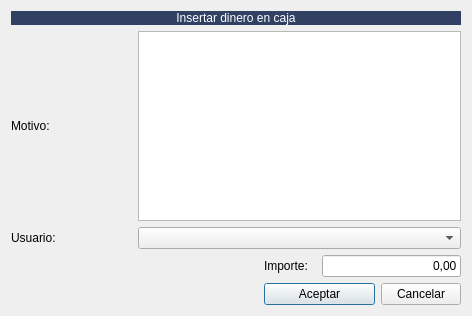
<?xml version="1.0" encoding="UTF-8"?>
<ui version="4.0">
 <class>FrmInsertarDineroCaja</class>
 <widget class="QDialog" name="FrmInsertarDineroCaja">
  <property name="geometry">
   <rect>
    <x>0</x>
    <y>0</y>
    <width>472</width>
    <height>316</height>
   </rect>
  </property>
  <property name="windowTitle">
   <string>Gestiones TPV</string>
  </property>
  <layout class="QGridLayout" name="gridLayout">
   <item row="0" column="0" colspan="5">
    <widget class="QLabel" name="lbldesglose2">
     <property name="maximumSize">
      <size>
       <width>16777215</width>
       <height>27</height>
      </size>
     </property>
     <property name="styleSheet">
      <string notr="true">background-color: #304163;
color: rgb(255, 255, 255);</string>
     </property>
     <property name="text">
      <string>Insertar dinero en caja</string>
     </property>
     <property name="alignment">
      <set>Qt::AlignCenter</set>
     </property>
    </widget>
   </item>
   <item row="1" column="0">
    <widget class="QLabel" name="label">
     <property name="text">
      <string>Motivo:</string>
     </property>
    </widget>
   </item>
   <item row="1" column="1" colspan="4">
    <widget class="QTextEdit" name="txtMotivo"/>
   </item>
   <item row="2" column="0">
    <widget class="QLabel" name="label_2">
     <property name="text">
      <string>Usuario:</string>
     </property>
    </widget>
   </item>
   <item row="2" column="1" colspan="4">
    <widget class="QComboBox" name="cboUsuario"/>
   </item>
   <item row="3" column="2">
    <widget class="QLabel" name="label_3">
     <property name="text">
      <string>Importe:</string>
     </property>
    </widget>
   </item>
   <item row="3" column="3" colspan="2">
    <widget class="QLineEdit" name="txtimporte">
     <property name="text">
      <string>0,00</string>
     </property>
     <property name="alignment">
      <set>Qt::AlignRight|Qt::AlignTrailing|Qt::AlignVCenter</set>
     </property>
    </widget>
   </item>
   <item row="4" column="0" colspan="2">
    <spacer name="horizontalSpacer">
     <property name="orientation">
      <enum>Qt::Horizontal</enum>
     </property>
     <property name="sizeHint" stdset="0">
      <size>
       <width>248</width>
       <height>20</height>
      </size>
     </property>
    </spacer>
   </item>
   <item row="4" column="2" colspan="2">
    <widget class="QPushButton" name="btnAceptar">
     <property name="text">
      <string>Aceptar</string>
     </property>
     <property name="icon">
      <iconset resource="../maya.qrc">
       <normaloff>:/Icons/PNG/OK.png</normaloff>:/Icons/PNG/OK.png</iconset>
     </property>
    </widget>
   </item>
   <item row="4" column="4">
    <widget class="QPushButton" name="btnCancelar">
     <property name="text">
      <string>Cancelar</string>
     </property>
     <property name="icon">
      <iconset resource="../maya.qrc">
       <normaloff>:/Icons/PNG/close.png</normaloff>:/Icons/PNG/close.png</iconset>
     </property>
    </widget>
   </item>
  </layout>
 </widget>
 <resources>
  <include location="../maya.qrc"/>
 </resources>
 <connections>
  <connection>
   <sender>btnCancelar</sender>
   <signal>clicked()</signal>
   <receiver>FrmInsertarDineroCaja</receiver>
   <slot>close()</slot>
   <hints>
    <hint type="sourcelabel">
     <x>409</x>
     <y>292</y>
    </hint>
    <hint type="destinationlabel">
     <x>135</x>
     <y>269</y>
    </hint>
   </hints>
  </connection>
 </connections>
</ui>
